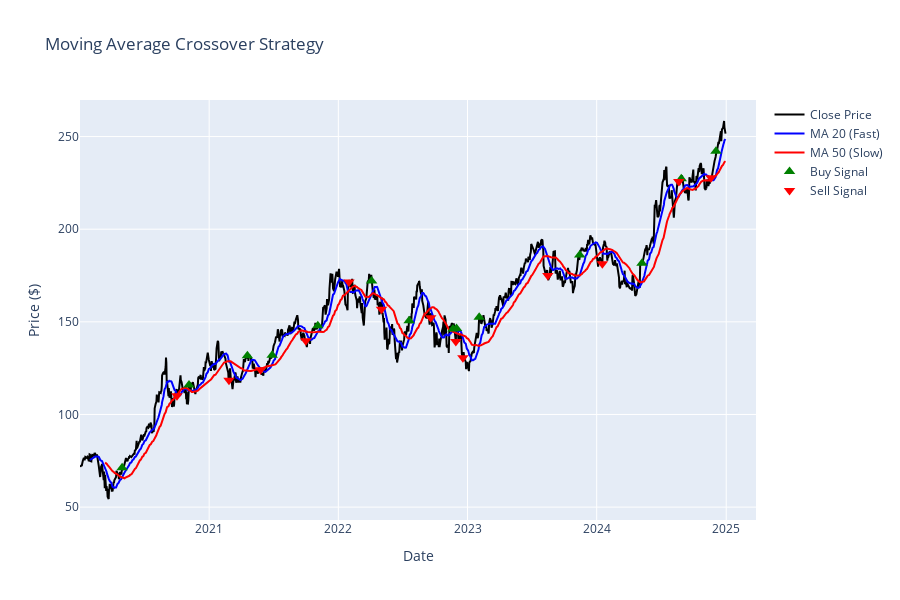

The notebook cell this image was saved under:
### Code cell
# Visualize strategy
fig = go.Figure()

# Add price
fig.add_trace(go.Scatter(x=strategy_data.index, y=strategy_data['Close'],
                        name='Close Price', line=dict(color='black')))

# Add MAs
fig.add_trace(go.Scatter(x=strategy_data.index, y=strategy_data['MA_20'],
                        name='MA 20 (Fast)', line=dict(color='blue')))
fig.add_trace(go.Scatter(x=strategy_data.index, y=strategy_data['MA_50'],
                        name='MA 50 (Slow)', line=dict(color='red')))

# Add entry signals
fig.add_trace(go.Scatter(x=buy_entries.index, y=buy_entries['Close'],
                        mode='markers', name='Buy Signal',
                        marker=dict(color='green', size=10, symbol='triangle-up')))

fig.add_trace(go.Scatter(x=sell_entries.index, y=sell_entries['Close'],
                        mode='markers', name='Sell Signal',
                        marker=dict(color='red', size=10, symbol='triangle-down')))

fig.update_layout(
    title='Moving Average Crossover Strategy',
    xaxis_title='Date',
    yaxis_title='Price ($)',
    height=600
)

fig.show()

### Figure 1 — Plotly figure (JSON) as saved in the notebook; plotly's stock layout.template omitted (floating-point values rounded to 4 significant figures; data arrays with more than 128 entries replaced by an {"elided": "..."} marker saying what was removed)
{"data": [{"line": {"color": "black"}, "name": "Close Price", "type": "scatter", "x": {"elided": "1257 str values"}, "y": {"elided": "1257 float values"}}, {"line": {"color": "blue"}, "name": "MA 20 (Fast)", "type": "scatter", "x": {"elided": "1257 str values"}, "y": {"elided": "1257 float values"}}, {"line": {"color": "red"}, "name": "MA 50 (Slow)", "type": "scatter", "x": {"elided": "1257 str values"}, "y": {"elided": "1257 float values"}}, {"marker": {"color": "green", "size": 10, "symbol": "triangle-up"}, "mode": "markers", "name": "Buy Signal", "type": "scatter", "x": ["2020-04-30T00:00:00-04:00", "2020-11-05T00:00:00-05:00", "2021-04-19T00:00:00-04:00", "2021-06-28T00:00:00-04:00", "2021-11-04T00:00:00-04:00", "2022-04-05T00:00:00-04:00", "2022-07-20T00:00:00-04:00", "2022-11-21T00:00:00-05:00", "2022-12-01T00:00:00-05:00", "2023-02-03T00:00:00-05:00", "2023-11-14T00:00:00-05:00", "2024-05-08T00:00:00-04:00", "2024-08-27T00:00:00-04:00", "2024-12-03T00:00:00-05:00"], "y": [71.21, 115.9, 131.7, 131.9, 147.9, 172.0, 150.6, 146.1, 146.4, 152.5, 186.1, 181.6, 227.2, 242.1]}, {"marker": {"color": "red", "size": 10, "symbol": "triangle-down"}, "mode": "markers", "name": "Sell Signal", "type": "scatter", "x": ["2020-10-02T00:00:00-04:00", "2021-02-26T00:00:00-05:00", "2021-05-26T00:00:00-04:00", "2021-10-01T00:00:00-04:00", "2022-01-31T00:00:00-05:00", "2022-05-03T00:00:00-04:00", "2022-09-19T00:00:00-04:00", "2022-11-29T00:00:00-05:00", "2022-12-19T00:00:00-05:00", "2023-08-16T00:00:00-04:00", "2024-01-17T00:00:00-05:00", "2024-08-20T00:00:00-04:00", "2024-11-19T00:00:00-05:00"], "y": [110.1, 118.5, 124.1, 139.8, 171.6, 156.7, 152.2, 139.4, 130.7, 175.1, 181.3, 225.7, 227.7]}], "layout": {"height": 600, "title": {"text": "Moving Average Crossover Strategy"}, "xaxis": {"title": {"text": "Date"}}, "yaxis": {"title": {"text": "Price ($)"}}}}
